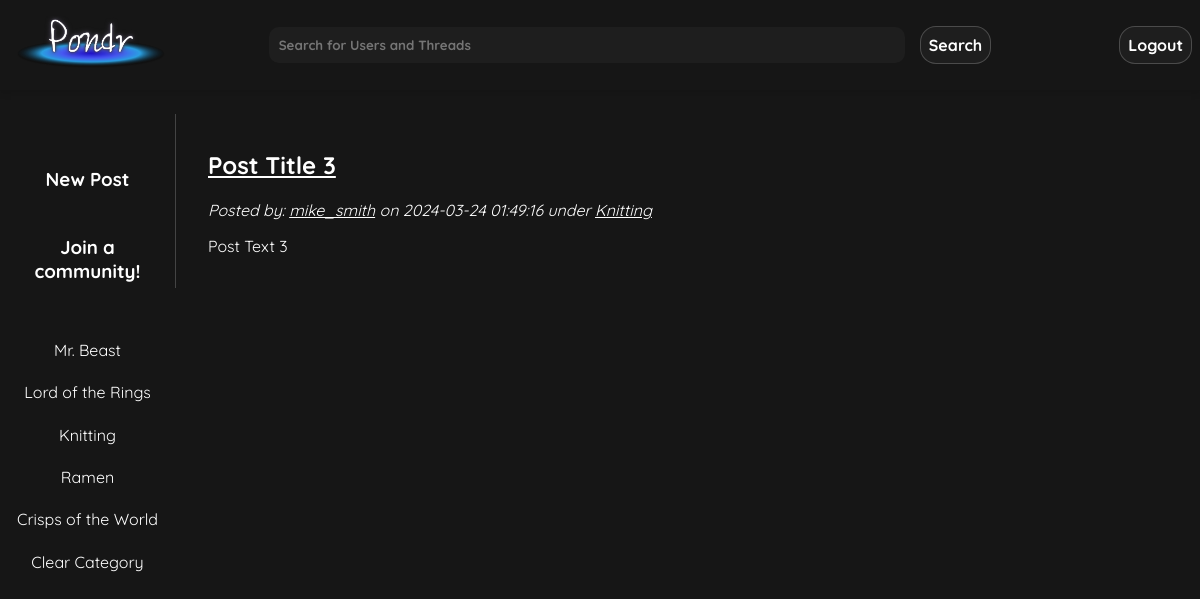
Screenshot of /pages/discussion.php?catId=3 (signed in) with the database file from the repository.
### tables this page shows
CREATE TABLE categories (
    catId INT AUTO_INCREMENT,
    userId INT NOT NULL,
    name VARCHAR(255) NOT NULL,
    description VARCHAR(255),
    count INT NOT NULL DEFAULT 0,  
    PRIMARY KEY(catId),
    FOREIGN KEY(userId) REFERENCES users(userId)
        ON DELETE CASCADE
);

CREATE TABLE posts (
    postId INT AUTO_INCREMENT,
    userId INT NOT NULL, 
    postDate DATETIME NOT NULL,  
    title VARCHAR(255) NOT NULL,
    text VARCHAR(3000) NOT NULL,  
    img VARCHAR(255),
    link VARCHAR(255),
    catId INT,
    likes INT NOT NULL DEFAULT 0,
    comment INT NOT NULL DEFAULT 0,
    PRIMARY KEY(postId,userId),
    FOREIGN KEY(userId) REFERENCES users(userId)
        ON DELETE CASCADE,
    FOREIGN KEY(catId) REFERENCES categories(catId)
        ON DELETE CASCADE
    
);

CREATE TABLE users (
    userId INT AUTO_INCREMENT,
    utype BIT(1) NOT NULL,  
    fName VARCHAR(255) NOT NULL,
    lName VARCHAR(255) NOT NULL,
    uName VARCHAR(255) NOT NULL UNIQUE,
    email VARCHAR(255) NOT NULL UNIQUE,
    pass VARCHAR(255) NOT NULL,
    bio VARCHAR(1000) NOT NULL,  
    pfp VARCHAR(255),
    recoveryKey VARCHAR(255) NOT NULL,
    PRIMARY KEY(userId)
);

### public/pages/discussion.php (the view, shortened to what this page needs)
<?php
$search = $_GET['search'] ?? null;
?>
<!DOCTYPE html>
<html lang="en">
<head>
    <link rel="stylesheet" href="../css/styles.css">
    <link rel="stylesheet" href="../css/discussion.css">
</head>
<body>
    <?php require_once '../scripts/header.php';  ?>
    <main class="center-container margin-down">
        <section class="side-container">
            <?php
            if (isset ($uid)) {
                echo "<a href=\"./new_post.php\"><h3>New Post</h3></a>";
                echo '<a href="create_category.php" class="create-community-btn"><h3>Join a community!</h3></a>';
            }
            ?>
            <ul>
                <?php
                $sql = "SELECT catId, name FROM categories ORDER BY count DESC LIMIT 10;";
                $prstmt = $conn->prepare($sql);
                try {
                    $prstmt->execute();
                    $prstmt->bind_result($catListId,$catName);
                    if ($prstmt->fetch()) {
                        echo (isset($search)) ? "<li><a href=\"./discussion.php?catId=$catListId&search=$search\">$catName</a></li>" : "<li><a href=\"./discussion.php?catId=$catListId\">$catName</a></li>";
                        while ($prstmt->fetch()) {
                            echo (isset ($search)) ? "<li><a href=\"./discussion.php?catId=$catListId&search=$search\">$catName</a></li>" : "<li><a href=\"./discussion.php?catId=$catListId\">$catName</a></li>";
                        }
                        echo (isset ($search)) ? "<li><a href=\"./discussion.php?search=$search\">Clear Filter</a></li>" : "<li><a href=\"./discussion.php\">Clear Category</a></li>";
                    } else {
                        echo "<p>No Categories have been made yet! Try making one now!</p>";
                    }
                } catch(mysqli_sql_exception $e) {
                    $code = $e->getCode();
                    echo "<p>Error occurred: pulling categories. Error: $code</p>";
                }
                ?>
            </ul>
        </section>
        <section class="discussion-container">
                <?php
                $sql = "SELECT p.postId, p.title, p.postDate, p.text, u.uName, c.name, p.img, c.catId
                FROM posts as p JOIN users as u ON p.userId = u.userId
                LEFT OUTER JOIN categories as c ON p.catId = c.catId
                WHERE" . (isset($catId) ? " p.catId = ? AND ":" ") . "CASE WHEN ? = \"\" THEN TRUE ELSE (p.title LIKE CONCAT('%',?,'%') OR p.text LIKE CONCAT('%',?,'%') OR u.uName LIKE CONCAT('%',?,'%')) END
                ORDER BY p.postDate DESC;";
                $prstmt = $conn->prepare($sql);
                $searchString = (isset($search)) ? $search : "";
                if (isset($catId)) {
                    $prstmt->bind_param("sssss",$catId,$searchString,$searchString,$searchString,$searchString);
                } else {
                    $prstmt->bind_param("ssss",$searchString,$searchString,$searchString,$searchString);
                }
                try {
                    $prstmt->execute();
                    $prstmt->bind_result($postId, $title, $postDate, $text, $uName, $catName, $postImg, $catId);
                    if($prstmt->fetch()){
                        echo "<div class=\"mini-thread\">";
                        echo "<article>";
                        echo "<a href=\"./thread.php?postId=$postId\"><h2>$title</h2></a>";
                        echo "<i>Posted by: <a href=\"./profile.php?uName=$uName\">$uName</a> on <time>$postDate</time> under <a href=\"./discussion.php?catId=$catId\">$catName</a></i>";
                        echo "<p>$text</p>";
                        echo "</article>";
                        echo "</div>";
                    } else {
                        echo "<p>Looks like theres no posts currently in Pondr. Be the first to post!</p>";
                    }
                } catch (mysqli_sql_exception $e) {
                    $code = $e->getCode();
                    echo "<p>Error while loading discussion posts. Try again. Error: $code</p>";
                }
                ?>
        </section>
    </main>
</body>
</html>

### public/css/styles.css (style rules this page uses)
:root { --background-color: #161616; --navbar-dark: linear-gradient(145deg, #0A0A0A, #161616); --button-border: rgba(255, 255, 255, 0.2); --text-color: #ffffff; --button-hover-bg: #2A2A2A; --input-background: #1E1E1E; --input-hover: rgba(255, 255, 255, 0.1); --highlight-color: #3A7FFB; --box-shadow: 0 4px 6px rgba(0, 0, 0, 0.1); --pondr-font: 'Quicksand', sans-serif; }
a { color: white; }
body { margin: 0; padding: 0; font-family: var(--pondr-font); background-color: var(--background-color); color:var(--text-color); transition: all 0.2s ease; }
.center-container { display:flex; justify-content: center; align-items:center; height: 94vh; }
.margin-down { margin-top: 2vw; align-items:flex-start; margin-bottom: 5em; }

### public/css/discussion.css (style rules this page uses)
.discussion-container { width: 80%; background: var(--dark-blue); padding: 1em 2em; border-left: var(--button-border) solid 0.1em; }
.mini-thread { display: flex; flex-direction: row; align-items: center; }
.mini-thread article { flex-grow:1; margin-right: 1em; }
.mini-thread a { color: white; }
.margin-down { justify-content: space-around; }
.side-container { background: var(--dark-blue); border-radius: 10px; flex-grow: 1; display: flex; flex-direction: column; align-items: center; margin-top: 2.6vw; position: relative; }
.side-container ul { padding-left: 0; list-style-type: none; width:100%; }
.side-container li { margin: 1em 0; width:100%; display:flex; justify-content: center; }
.side-container a { color: white; display: block; background: var(--button-green); box-sizing: border-box; text-align: center; width: 90%; text-decoration: none; padding: 0.2em 0; transition: background-color 0.1s ease-in; border-radius: 0.5em; }

### rows the page displays
categories: name "Mr. Beast"
categories: name "Lord of the Rings"
categories: name "Knitting"
categories: name "Ramen"
categories: name "Crisps of the World"
posts: title "Post Title 3", userId.uName "mike_smith", postDate "2024-03-24 01:49:16", catId.name "Knitting", text "Post Text 3"
